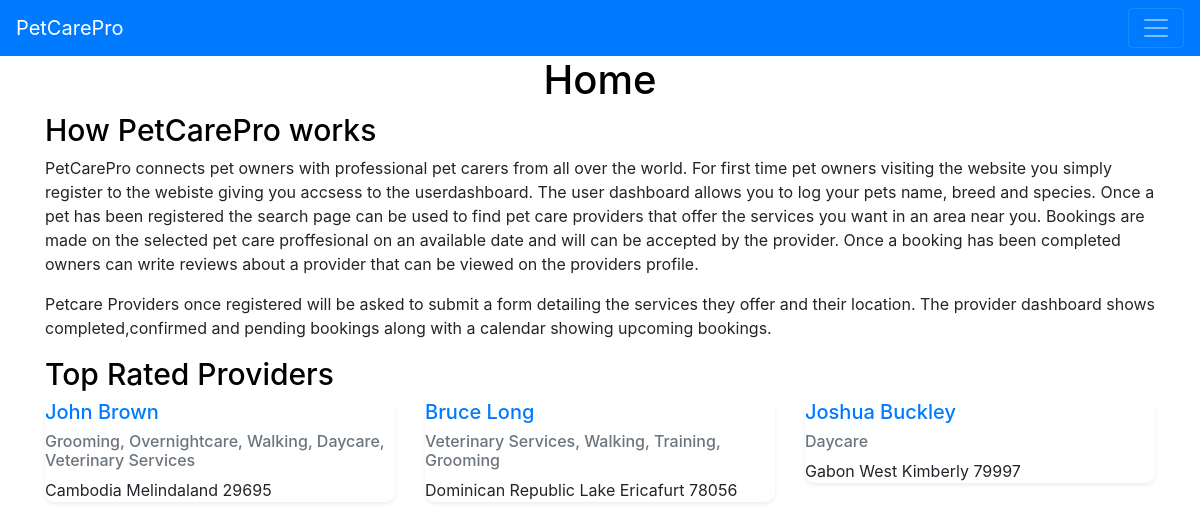
/ (signed in), run on the app's committed database.
### app/models.py (models this page shows)
class ProviderProfile(db.Model):
    __tablename__ = "provider_profiles"
    id = db.Column(db.Integer, primary_key=True, autoincrement=True)
    user_id = db.Column(db.Integer, db.ForeignKey('users.id'))
    services_offered = db.Column(db.String(1000))
    country = db.Column(db.String(100))
    city = db.Column(db.String(100))
    postcode = db.Column(db.String(100))
    rating = db.Column(db.Float)

class User(UserMixin,db.Model):
    __tablename__ = "users"
    id = db.Column(db.Integer, primary_key=True, autoincrement=True)
    username = db.Column(db.String(50), index=True)
    password = db.Column(db.String(50), index=True)
    email = db.Column(db.String(50))
    fname = db.Column(db.String(50))
    lname = db.Column(db.String(50))
    user_type = db.Column(db.String(50))
    pets = db.relationship('Pet', backref='owner', lazy='dynamic')
    provider_profile = db.relationship('ProviderProfile', backref='user', uselist=False)
    bookings = db.relationship('Booking', secondary=user_booking_association, backref='users', lazy='dynamic')
    reviews = db.relationship('Review', backref='users', lazy='dynamic')

### app/views.py (the view)
@app.route('/')
def Home():
    topproviders = models.ProviderProfile.query.order_by(models.ProviderProfile.rating.desc()).limit(3).all()
    return render_template('Home.html',
                           title='PetCarePro',
                           header='Home',
                           subheader1='How PetCarePro works',
                           subheader2='Top Rated Providers',
                           topproviders=topproviders)

### app/models.py (called while the page is built)
@login_manager.user_loader
def load_user(id):
    return db.session.get(User, int(id))

### app/templates/Home.html (shortened to what this page needs)
{% extends "PageLayout.html" %}
{% block content %}
<header>
  {% if header%}
  <h1>{{header }}</h1>
  {% else %}
  <h1> No header specified</h1>
  {% endif %}
</header>
<div class="container">
  <div class="row g-2 ">
    <div class="col justify-content-center">
      {% if subheader1%}
      <h1>{{subheader1 }}</h1>
      {% endif %}
    </div>
  </div>
  <div class="row g-2">
    <div class="col">
      <p>PetCarePro connects pet owners with professional pet carers from all over the world. For first time pet owners visiting the website you simply register to the webiste giving you accsess to the userdashboard. The user dashboard allows you to log your pets name, breed and species. Once a pet has been registered the search page can be used to find pet care providers that offer the services you want in an area near you. Bookings are made on the selected pet care proffesional on an available date and will can be accepted by the provider. Once a booking has been completed owners can write reviews about a provider that can be viewed on the providers profile.</p>
      <p>Petcare Providers once registered will be asked to submit a form detailing the services they offer and their location. The provider dashboard shows completed,confirmed and pending bookings along with a calendar showing upcoming bookings.</p>
    </div>
  </div>
  <div class="row g-2 ">
    <div class="col justify-content-center">
      {% if subheader2%}
      <h1>{{subheader2 }}</h1>
      {% endif %}
    </div>
  </div>
  <div class="row g-2">
    {% for t in topproviders %}
    <div class="col">
      <div class="info shadow-sm border-light">
        <div class="info-body">
          <a href="{{url_for('viewProviderProfile',id=t.id)}}"><h5 class="info-title text-primary">{{t.user.fname}} {{t.user.lname}}</h5></a>
          <h6 class="info-subtitle mb-2 text-muted">{{t.services_offered}}</h6>
          <h6 class="info-subtitle mb-2 text-muted"></h6>{{t.country}} {{t.city}} {{t.postcode}}</h6>
        </div>
      </div>
    </div>
    {% endfor %}
  </div>
</div>
{% endblock %}

### app/static/stylesheet.css (style rules this page uses)
* { box-sizing: border-box; }
body { background-color: white; }
header { background-color: white; text-align: center; font-size: 50px; color: black; }
.col h1 { color: black; font-size: 30px; padding:0; }
.container { margin-left: "0"; }
.info { border-radius: 10px; }
.info-title { font-size: 1.25rem; }
.info-subtitle { font-size: 1rem; }

### data on the page
ProviderProfile: user.fname "John", user.lname "Brown", services_offered "Grooming, Overnightcare, Walking, Daycare, Veterinary Services", country "Cambodia", city "Melindaland", postcode "29695"
ProviderProfile: user.fname "Bruce", user.lname "Long", services_offered "Veterinary Services, Walking, Training, Grooming", country "Dominican Republic", city "Lake Ericafurt", postcode "78056"
ProviderProfile: user.fname "Joshua", user.lname "Buckley", services_offered "Daycare", country "Gabon", city "West Kimberly", postcode "79997"

### other printed values
{{ header }} "Home"
{{ subheader1 }} "How PetCarePro works"
{{ subheader2 }} "Top Rated Providers"
